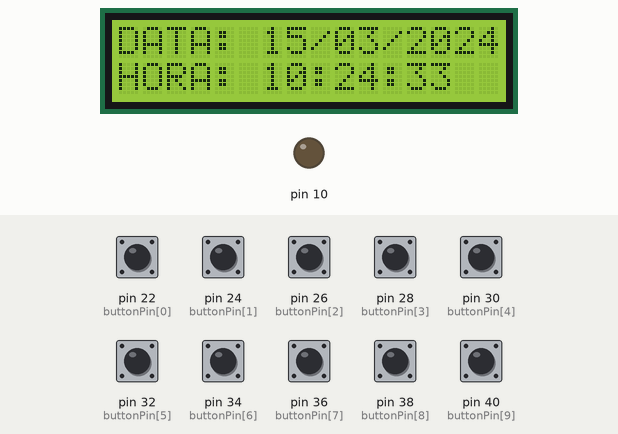
Recording of a sketch running on a simulated Arduino Mega 2560, built with avr-gcc and run on an emulated ATmega2560. Parts: 16×2 character LCD, output pins drawn as LEDs (lit = HIGH). The test bench sets the inputs (shaded band); at power-on: pin 22 (buttonPin[0]), pin 24 (buttonPin[1]), pin 26 (buttonPin[2]), pin 28 (buttonPin[3]), pin 30 (buttonPin[4]), pin 32 (buttonPin[5]), pin 34 (buttonPin[6]), pin 36 (buttonPin[7]), pin 38 (buttonPin[8]), pin 40 (buttonPin[9]) LOW. The local clock reads 2024-03-15 10:24:30 at power-on unless the sketch sets it; storage starts empty.

Above: at 7.3 s.
7.4 s: pin 22 (buttonPin[0]) pulled HIGH for 0.15 s
At 9.1 s:
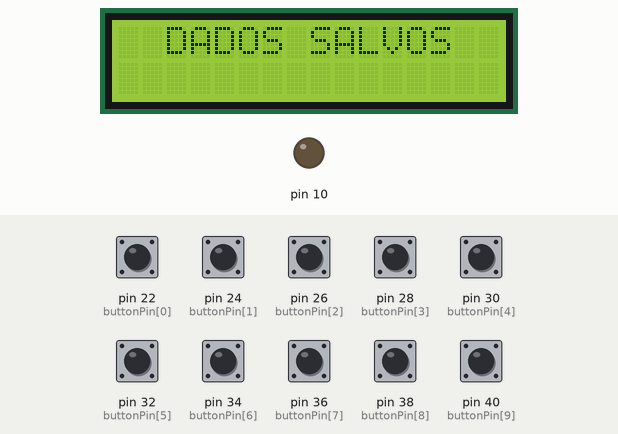
At 11.3 s:
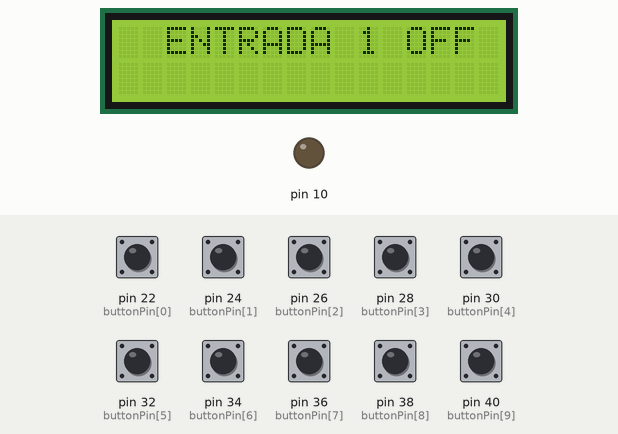
13.0 s: pin 24 (buttonPin[1]) pulled HIGH for 1 s
At 14.0 s:
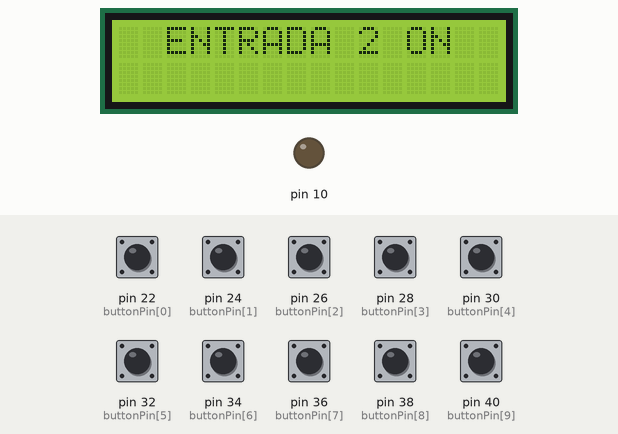
Timing chart, 0 to 16.0 s (numbered marks = the images above; inputs shaded):
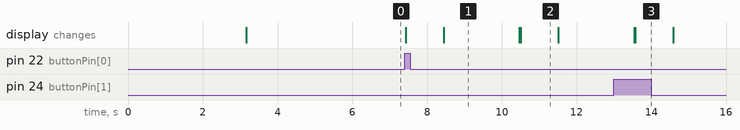

Measured:
- after the input at 7.4 s, the display: first changes at once (image 1 shows a later state)
- after the input at 13.0 s, the display: first differs from a run without the input after 0.57 s (image 3)
- what the display in image 1 shows lasts 2.1 s, from 8.4 s to 10.5 s
- what the display in image 2 shows lasts 1.0 s, from 10.5 s to 11.5 s

The sketch:

monitorarEntradas.ino
```cpp
/* Diego Tamiozzo
   21/07/2023
   RTC com Sd Card
   10 entradas, salvando data e hora Ligado e Desligado
   Salvando em dois arquivos
   Modificado formato de data e hora, leituras no LCD somente
*/

#include <SD.h>
#include <Wire.h>
#include <RTClib.h>

// LCD
#include <LiquidCrystal_I2C.h>
#define I2C_ADDR 0x27  // Endereço I2C do display LCD
#define LCD_COLS 16    // Número de colunas do display LCD
#define LCD_ROWS 2     // Número de linhas do display LCD

const int chipSelect = 53;
const int buttonPin[10] = { 22, 24, 26, 28, 30, 32, 34, 36, 38, 40 };
char daysOfTheWeek[7][12] = { "Domingo", "Segunda", "Terca", "Quarta", "Quinta", "Sexta", "Sabado" };
bool stop[10] = { false };
bool acionado[10] = { false };
DateTime horaAcionamento[10];
DateTime horaFinal[10];
RTC_DS1307 rtc;
LiquidCrystal_I2C lcd(I2C_ADDR, LCD_COLS, LCD_ROWS);
File dataFile;

void setup() {
  pinMode(10, OUTPUT);
  for (int i = 0; i < 10; i++) {
    pinMode(buttonPin[i], INPUT);
  }

  //LCD
  lcd.init();
  lcd.backlight();

  if (!rtc.begin()) {
    lcd.clear();
    lcd.setCursor((LCD_COLS - 16) / 2, 0);  // Centraliza "Não foi possível encontrar RTC"
    lcd.print("NAO FOI POSSIVEL");
    lcd.setCursor((LCD_COLS - 14) / 2, 1);
    lcd.print("ENCONTRAR RTC");
    while (1)
      ;
  }

  if (!rtc.isrunning()) {
    lcd.clear();
    lcd.setCursor((LCD_COLS - 13) / 2, 0);  // Centraliza "O RTC NÃO está em execução"
    lcd.print("O RTC NAO ESTA");
    lcd.setCursor((LCD_COLS - 14) / 2, 1);
    lcd.print("EM EXECUCAO");
    while (1)
      ;
  }

  lcd.clear();

  if (!SD.begin(chipSelect)) {
    lcd.clear();
    lcd.setCursor((LCD_COLS - 7) / 2, 0);  // Centraliza "ERRO SD"
    lcd.print("ERRO SD");
    while (1)
      ;
  }

  lcd.setCursor((LCD_COLS - 13) / 2, 0);  // Centraliza "Inicializando"
  lcd.print("INICIALIZANDO");
  lcd.setCursor((LCD_COLS - 9) / 2, 1);  // Centraliza "Status OK"
  lcd.print("STATUS OK");
  delay(3000);

  // Imprime Data e Hora, verificar se estão corretos
  DateTime now = rtc.now();

  lcd.clear();  // Limpa o LCD antes de exibir a nova informação

  lcd.print("DATA: ");
  if (now.day() < 10) {
    lcd.print("0");
  }
  lcd.print(now.day(), DEC);
  lcd.print('/');
  if (now.month() < 10) {
    lcd.print("0");
  }
  lcd.print(now.month(), DEC);
  lcd.print('/');
  lcd.print(now.year(), DEC);
  lcd.print(" ");
  lcd.print(daysOfTheWeek[now.dayOfTheWeek()]);

  lcd.setCursor(0, 1);
  lcd.print("HORA: ");
  if (now.hour() < 10) {
    lcd.print("0");
  }
  lcd.print(now.hour(), DEC);
  lcd.print(':');
  if (now.minute() < 10) {
    lcd.print("0");
  }
  lcd.print(now.minute(), DEC);
  lcd.print(':');
  if (now.second() < 10) {
    lcd.print("0");
  }
  lcd.print(now.second(), DEC);
  delay(3000);
}

void loop() {
  for (int i = 0; i < 10; i++) {
    if (digitalRead(buttonPin[i]) == HIGH && !stop[i]) {
      if (!acionado[i]) {
        DateTime now = rtc.now();
        horaAcionamento[i] = now;  // Armazena a hora de acionamento

        dataFile = SD.open("dados01.txt", FILE_WRITE);  // Abre o arquivo de dados
        if (dataFile) {
          dataFile.print("Entrada ");
          dataFile.print(i + 1);
          dataFile.print(" Acionada,");
          dataFile.print(now.day() < 10 ? "0" : "");
          dataFile.print(now.day(), DEC);
          dataFile.print('/');
          dataFile.print(now.month() < 10 ? "0" : "");
          dataFile.print(now.month(), DEC);
          dataFile.print('/');
          dataFile.print(now.year(), DEC);
          dataFile.print(',');

          dataFile.print(daysOfTheWeek[now.dayOfTheWeek()]);

          // Adiciona a hora inicial
          dataFile.print(',');
          dataFile.print(now.hour() < 10 ? "0" : "");
          dataFile.print(now.hour(), DEC);
          dataFile.print(':');
          dataFile.print(now.minute() < 10 ? "0" : "");
          dataFile.print(now.minute(), DEC);
          dataFile.print(':');
          dataFile.print(now.second() < 10 ? "0" : "");
          dataFile.print(now.second(), DEC);
          dataFile.println();
          dataFile.close();

          lcd.clear();
          lcd.setCursor((LCD_COLS - 12) / 2, 0);  // Centraliza "ENTRADA"
          lcd.print("ENTRADA ");
          lcd.print(i + 1);
          lcd.print(" ON");
          delay(1000);
          lcd.clear();
          lcd.setCursor((LCD_COLS - 12) / 2, 0);  // Centraliza "DADOS SALVOS"
          lcd.print("DADOS SALVOS");
          delay(2000);
          lcd.clear();
          lcd.setCursor((LCD_COLS - 10) / 2, 0);  // Centraliza "MONITORANDO"
          lcd.print("MONITORANDO");
          lcd.setCursor((LCD_COLS - 13) / 2, 1);  // Centraliza "SISTEMA"
          lcd.print("...SISTEMA...");

          acionado[i] = true;  // Define a entrada como acionada
        } else {
          lcd.clear();
          lcd.print("ERRO");
          lcd.setCursor(0, 1);
          lcd.print("para gravação");
        }
      }
    } else if (digitalRead(buttonPin[i]) == LOW) {
      if (acionado[i]) {
        DateTime now = rtc.now();
        horaFinal[i] = now;  // Armazena a hora final

        dataFile = SD.open("dados02.txt", FILE_WRITE);  // Abre o arquivo de dados
        if (dataFile) {
          dataFile.print("Entrada ");
          dataFile.print(i + 1);
          dataFile.print(" Desligada,");
          dataFile.print(now.day() < 10 ? "0" : "");
          dataFile.print(now.day(), DEC);
          dataFile.print('/');
          dataFile.print(now.month() < 10 ? "0" : "");
          dataFile.print(now.month(), DEC);
          dataFile.print('/');
          dataFile.print(now.year(), DEC);
          dataFile.print(',');

          dataFile.print(daysOfTheWeek[now.dayOfTheWeek()]);

          // Adiciona a hora final
          dataFile.print(',');
          dataFile.print(now.hour() < 10 ? "0" : "");
          dataFile.print(now.hour(), DEC);
          dataFile.print(':');
          dataFile.print(now.minute() < 10 ? "0" : "");
          dataFile.print(now.minute(), DEC);
          dataFile.print(':');
          dataFile.print(now.second() < 10 ? "0" : "");
          dataFile.print(now.second(), DEC);
          dataFile.println();
          dataFile.close();

          lcd.clear();
          lcd.setCursor((LCD_COLS - 12) / 2, 0);  // Centraliza "ENTRADA"
          lcd.print("ENTRADA ");
          lcd.print(i + 1);
          lcd.print(" OFF");
          delay(1000);
          lcd.clear();
          lcd.setCursor((LCD_COLS - 12) / 2, 0);  // Centraliza "DADOS SALVOS"
          lcd.print("DADOS SALVOS");
          delay(2000);
          lcd.clear();
          lcd.setCursor((LCD_COLS - 10) / 2, 0);  // Centraliza "MONITORANDO"
          lcd.print("MONITORANDO");
          lcd.setCursor((LCD_COLS - 13) / 2, 1);  // Centraliza "SISTEMA"
          lcd.print("...SISTEMA...");

          acionado[i] = false;  // Redefine a entrada como não acionada
          stop[i] = false;      // Permite acionamento novamente quando o botão for pressionado novamente
        } else {
          lcd.clear();
          lcd.print("ERRO");
          lcd.setCursor(0, 1);
          lcd.print("para gravação");
        }
      }
    }
    stop[i] = (digitalRead(buttonPin[i]) == LOW);
  }
}
```
